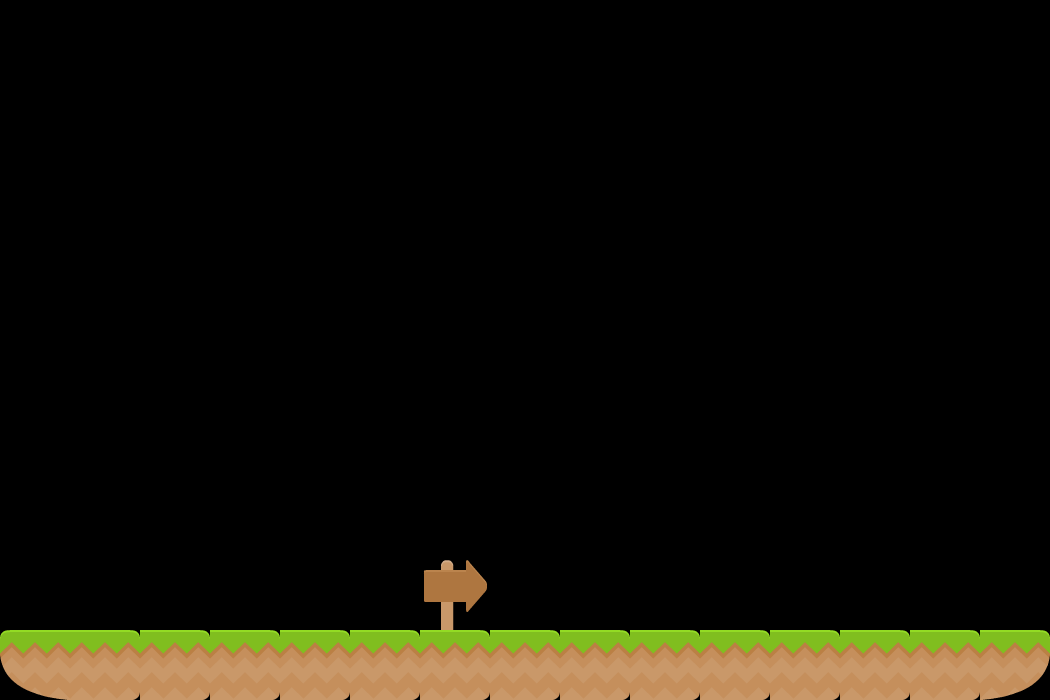

This is a level from a 2D game, rendered from its Tiled map with the project's own tilesets. A one-line summary and the complete map file follow:
An orthogonal 15x10 tile map with 70x70 px tiles, 1 tile layer (Capa de patrones 1) and 1 object (platform).

<map version="1.2" tiledversion="1.3.1" orientation="orthogonal" renderorder="right-down" compressionlevel="0" width="15" height="10" tilewidth="70" tileheight="70" infinite="0" nextlayerid="3" nextobjectid="6">
 <tileset firstgid="1" name="tiles_spritesheet" tilewidth="70" tileheight="70" spacing="2" tilecount="156" columns="12">
  <image source="tiles_spritesheet.png" width="914" height="936" />
 </tileset>
 <layer id="1" name="Capa de patrones 1" width="15" height="10">
  <data encoding="csv">
0,0,0,0,0,0,0,0,0,0,0,0,0,0,0,
0,0,0,0,0,0,0,0,0,0,0,0,0,0,0,
0,0,0,0,0,0,0,0,0,0,0,0,0,0,0,
0,0,0,0,0,0,0,0,0,0,0,0,0,0,0,
0,0,0,0,0,0,0,0,0,0,0,0,0,0,0,
0,0,0,0,0,0,0,0,0,0,0,0,0,0,0,
0,0,0,0,0,0,0,0,0,0,0,0,0,0,0,
0,0,0,0,0,0,0,0,0,0,0,0,0,0,0,
0,0,0,0,0,0,41,0,0,0,0,0,0,0,0,
129,92,92,92,92,92,92,92,92,92,92,92,92,92,105
</data>
 </layer>
 <objectgroup id="2" name="Capa de Objetos 1">
  <object id="2" type="platform" x="1.77285" y="634.681" width="1044.21" height="62.0499" />
 </objectgroup>
</map>
